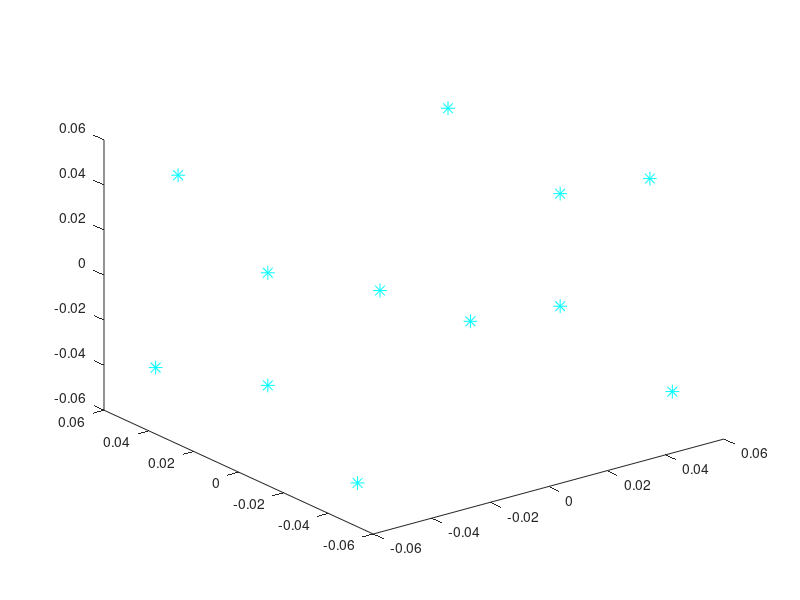

Write the MATLAB code that produced this figure. (Note: this script raises an error after producing the figure.)
%% Thruster Controls

clear
clc
close all

% Thrusters and location Matrix
lx = 0.1; % m (1 U)
ly = 0.1; % m (1 U)
lz = 0.1; % m (1 U)

l = 0.08; % m (0.8 U) the side distances (not full U)
Dc = 0.05; % m (0.5 U) the distance between center thrusters

f = [0 0 -1; 0 -1 0; 0 0 1; 0 1 0; -1 0 0; -1 0 0; 0 0 -1; 0 -1 0; 0 0 1; 0 1 0; 1 0 0; 1 0 0]';
r = zeros(3,12);
% x positions
r(1,1:6) = lx/2;
r(1,7:12) = -lx/2;

% y positions
r(2,:) = [-l ly l -ly 0 0 l ly -l -ly 0 0]./2;

% z positions
r(3,:) = [lz l -lz -l Dc -Dc lz -l -lz l Dc -Dc]./2;

% Creating 

for i = 1:length(f)

    G(1:3,i) = f(:,i);
    G(4:6,i) = cross(r(:,i),f(:,i));

    plot3(r(1,i),r(2,i),r(3,i),'*c','MarkerSize',10);
    hold on

end

% Thruster ouput
global ubar

ubar = 0.1;

% State Space xdot = Ax + Bu
% Geometric Variables
m = 2; % mass in kg
Ixx = 1.2;
Iyy = 1.2;
Izz = 1.2;

Im = [Ixx; Iyy; Izz];

% Creating A matrix
A = zeros(12);
A(1:3,4:6) = eye(3);
A(7:9,10:12) = eye(3);

% Creating B Matrix
B = zeros(12);
B(4:6,:) = (1/m).*G(1:3,:);
B(10:12,:) = (1./Im).*G(4:6,:);

% Calling the lqr matlan function using A and B matricies (lqr function
% requires the Control System Toolbox 
% Defining Q R and N

% Q is the state penalty matrix, weights which states are more important to
% stabelize. Prioritizing Pozition = orientation > velocity = angular
% velocity
Xw = 1000;
Vw = 10;
thetaw = 1000;
ww = 10;
Q = diag([Xw, Xw, Xw, Vw, Vw, Vw, thetaw, thetaw, thetaw, ww, ww, ww]);

% R is the control effort scalar, deciding how much fuel the control system
% should try and conserve. larger = conervative adjustments, smaller
%  = more agressive adjustments. Setting each thruster equal.
weight = 0.1;
R = weight*eye(length(f));

% N is the cross term coupling state and inputs, set to zero for
% simplification of the system
N = zeros(length(f));

% Calling LQR function to attain the ideal feedback gain matrix (K),
% solution to the Riccati equation (S), and eigenvalues (P)

[K, S, P] = lqr(A,B,Q,R,N);

% System responce

% Creating Acl, the closed-loop system matrix. Bcl = 0 because there are no
% external inputs/references beyond u
Acl = A - B*K;

% Creating State Space Model. The output matrix C is an identity matrix as
% each state variable fully representative of the outputs, while D is set
%  to zero because there is no coupling between the input and ouputs
C = eye(size(A));
D = zeros(size(C,1),size(B,2));

sys_Cube = ss(Acl,0.*B,C,D); % sys_Cube(i,j) is ith output (ex x position) and jth input (ex thruster 1)

%% Analyzing Response using closed-loop deviations
% This can simulate the cubsat but does not restrict u to only positive
% values, so it can actuate in both + and - directions (using Initial
% function)
% Setting a position deviations (in y)
x0 = zeros(12,1);

% Positions
x0(1) = 1;
x0(2) = 0.5;
x0(3) = -0.5;

% Velocity
x0(7) = 0.75;
x0(8) = -0.75;
x0(9) = 0.75;

t = 1000;

% Int_Sim(sys_Cube,x0,t,K);

% set(h(i),'Visible','off')

%% Analyzing Response w/ custom thruster code
% This uses the current iteration of PWPF with LQR, outputs
% constant positive u values in sinlge pulses at for each thruster

fx0(8) = 0.2; % adding angular displacement

[xTR,uTR,dxdtTR,tTR] = Thruster_Sim(A,B,K,t,x0); % Current custom thruster code

[h3,h4] = Control_Plot(xTR,uTR,tTR);